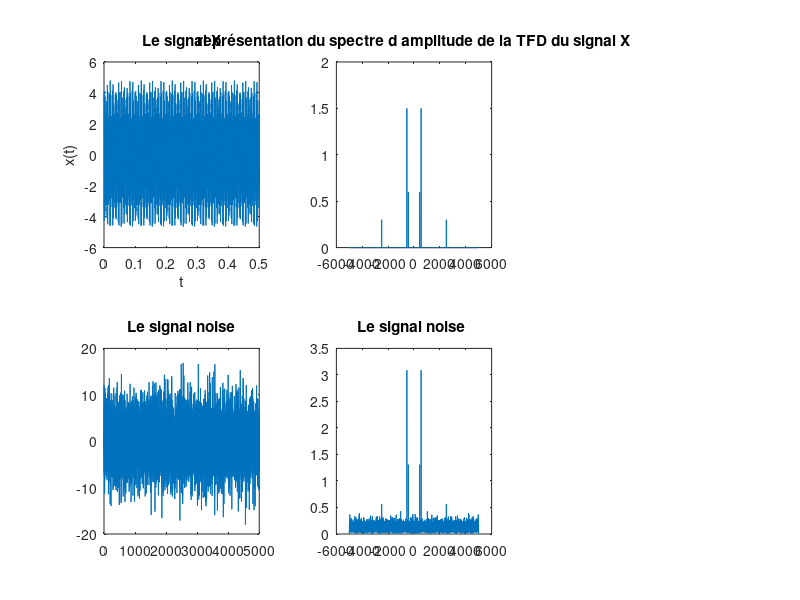
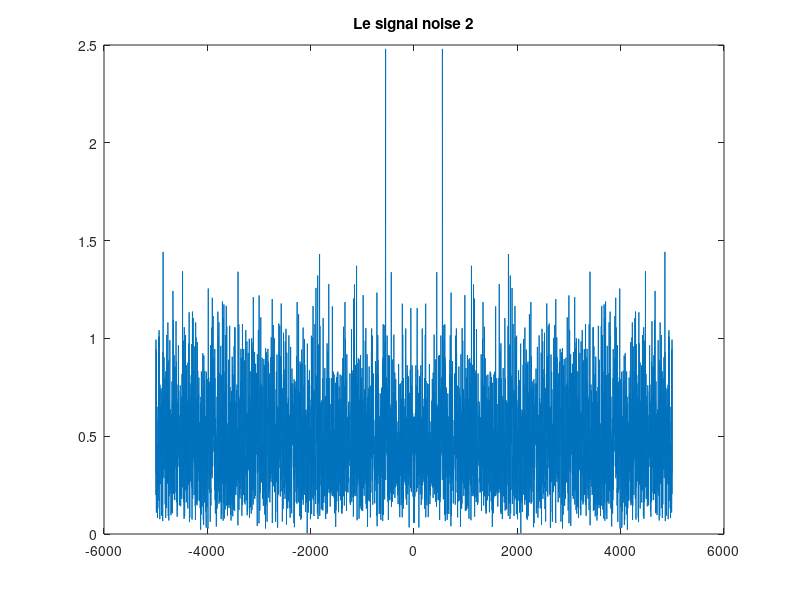

The MATLAB script that drew these images, in order: (Note: this script raises an error after producing the figures.)


fe = 1e4; %la frequence d'echantillonage 
te = 1/fe;%la periode d'echantillonage 
N = 5000; %nombre d'echantillons 

t = 0:te:(N-1)*te; 

%% Représentation temporelle et fréquentielle

x = 1.2*cos(2*pi*440*t+1.2)+3*cos(2*pi*550*t)+0.6*cos(2*pi*2500*t);
figure;

subplot(2,3,1)
plot(t,x);
title('Le signal X')
xlabel('t')
ylabel('x(t)')

%Question 2:


f =(0:N-1)*(fe/N); 
y = fft(x); 
subplot(2,3,2)
plot(f,abs(y));
title("représentation du spectre d amplitude de la TFD du signal X")
%Pour centré le spectre on utilise la fonction fshift qui aussi 
%créer des echantillons 

fshift = (-N/2:(N/2)-1)*(fe/N);

plot(fshift,fftshift(abs(y)/N))
title("représentation du spectre d amplitude de la TFD du signal X")


%Question 4:

%Introduction de bruit 
noise = 5*randn(size(x));
subplot(2,3,4)
plot(noise)
title("Le signal noise")

xnoise = x+noise;
ybruit = fft(xnoise);
subplot(2,3,5)
% plot(fshift,fftshift((abs(ybruit)).^2/N));
plot(fshift,fftshift((abs(ybruit)*2)/N));
title("Le signal noise ")

figure;
noise2 = 20*randn(size(x));
xnoise2=x+noise2;
ybruit2 = fft(xnoise2);
plot(fshift,fftshift((abs(ybruit2))*2/N));
title("Le signal noise 2")

%Après l'augementation de l'intensité du signal bruit on remarque que le
%spectre de bruit est centrées entre -3 et 3



%% Analyse fréquentielle du chant du rorqual bleu

%Question 1:
[whale,fe]=audioread("bluewhale.au");

chant = whale(2.45e4:3.10e4);
%Question 2:

sound(chant,fe)

%Question 3:
N = length(chant);
te = 1/fe;
t = (0:N-1)*(10*te);
figure;
subplot(2,1,1)
plot(t,chant)
title('Le signal whant')
y = abs(fft(chant)).^2/N; 
f = (0:floor(N/2))*(fe/N)/10;
subplot(2,1,2)
plot(f,y(1:floor(N/2)+1));
title('Le signal densité spectrale de puissance du signal')